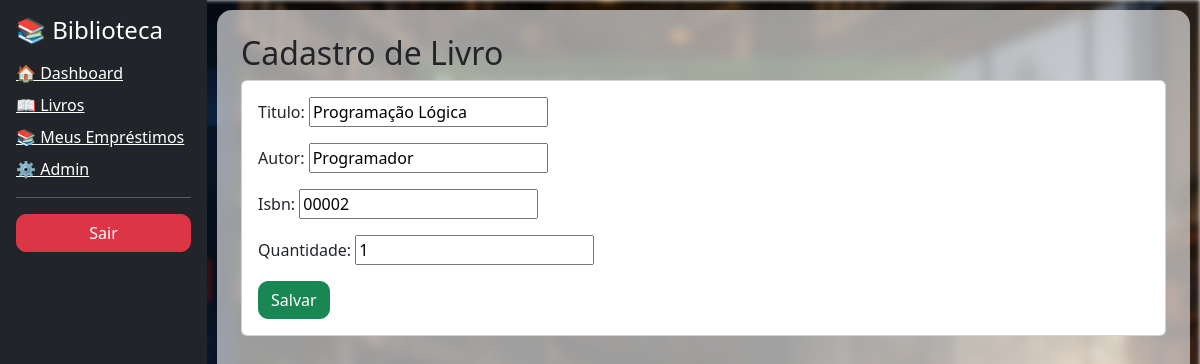
Page /livros/editar/3/ (signed in) on the earlier database version.
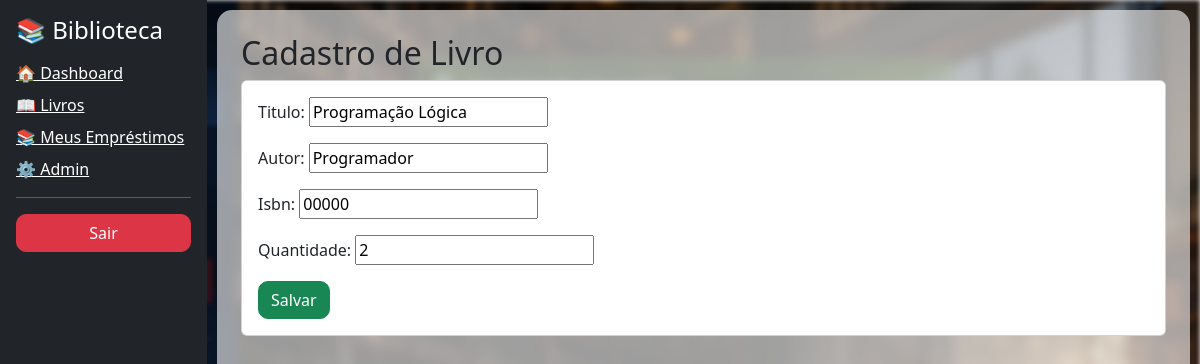
Same page on the later database version.
### core/models.py (models this page shows, shortened)
class Livro(models.Model):
    titulo = models.CharField(max_length=200)
    autor = models.CharField(max_length=100)
    isbn = models.CharField(max_length=20)
    quantidade = models.IntegerField()

### core/views.py (the view)
# urls.py: path('livros/editar/<int:id>/', views.editar_livro, name='editar_livro'),
@user_passes_test(is_admin)
@login_required
def editar_livro(request, id):
    livro = get_object_or_404(Livro, id=id)
    form = LivroForm(request.POST or None, instance=livro)
    if form.is_valid():
        form.save()
        return redirect('listar_livros')
    return render(request, 'livros/form.html', {'form': form})

### core/forms.py
class LivroForm(forms.ModelForm):
    class Meta:
        model = Livro
        fields = '__all__'

### core/views.py (called while the page is built)
def is_admin(user):
    return user.is_staff

### core/templates/livros/form.html (shortened to what this page needs)
{% extends 'index.html' %}
{% block content %}
<h2>Cadastro de Livro</h2>
<div class="card p-3">
<form method="post">
    {{ form.as_p }}
    <button class="btn btn-success">Salvar</button>
</form>
</div>
{% endblock %}

Differences in the rows shown:
changed Livro "Programação Lógica": isbn "00002" → "00000"; quantidade "1" → "2"
